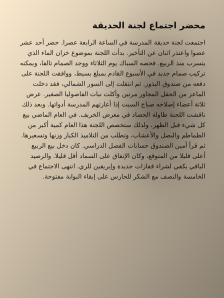
#> input picture apps/pdfcraft-android/scan/tests/data/docres-arabic.png, 224 x 298 px, given in place of upright-english.png, which was not available
$ python docres_prompts.py ../../apps/pdfcraft-android/scan/tests/data/docres-arabic.png   (older library calls are emulated)
#> lines starting #> are read from the running program, lines starting #| are printed output that depends on the picture
#!/usr/bin/env python3
"""Fixtures for the DocRes prompts (#304): three drawn inputs and DocRes's own prompts for them.

The two prompt functions below are copied unchanged from DocRes's `inference.py`
(https://github.com/ZZZHANG-jx/DocRes, MIT licence, Copyright (c) 2024 Jiaxin Zhang), as
fetched from its master branch on 12 November 2026 (SHA-256 of that inference.py:
32dcebbebb98f55a1b1e1022f61519662489807ddf146e76d4fa7b09c55b6ded). Only the import of cv2 and
numpy is needed; nothing of the model runs here.

The inputs are the drawn print pages in apps/pdfcraft-android/scan/tests/data/ at a third of their size,
under a coloured shadow drawn here, so the prompts have something to find. No photo is used.

    pip install opencv-python-headless numpy     # tested with OpenCV 5.0.0, NumPy 2.5.4
    python3 tools/scan-models/docres_prompts.py apps/pdfcraft-android/scan/tests/data

writes docres-<page>.png (the input), docres-<page>-deshadow.png and docres-<page>-appearance.png
next to the pages. The Rust port (scan/src/enhance/learned.rs) is checked against them.
"""

import sys
from pathlib import Path

import cv2
import numpy as np


# --- copied from DocRes inference.py (MIT) ------------------------------------------------------
def deshadow_prompt(img):
    h,w = img.shape[:2]
    # img = cv2.resize(img,(128,128))
    img = cv2.resize(img,(1024,1024))
    rgb_planes = cv2.split(img)
    result_planes = []
    result_norm_planes = []
    bg_imgs = []
    for plane in rgb_planes:
        dilated_img = cv2.dilate(plane, np.ones((7,7), np.uint8))
        bg_img = cv2.medianBlur(dilated_img, 21)
        bg_imgs.append(bg_img)
        diff_img = 255 - cv2.absdiff(plane, bg_img)
        norm_img = cv2.normalize(diff_img,None, alpha=0, beta=255, norm_type=cv2.NORM_MINMAX, dtype=cv2.CV_8UC1)
        result_planes.append(diff_img)
        result_norm_planes.append(norm_img)
    bg_imgs = cv2.merge(bg_imgs)
    bg_imgs = cv2.resize(bg_imgs,(w,h))
    # result = cv2.merge(result_planes)
    result_norm = cv2.merge(result_norm_planes)
    result_norm[result_norm==0]=1
    shadow_map = np.clip(img.astype(float)/result_norm.astype(float)*255,0,255).astype(np.uint8)
    shadow_map = cv2.resize(shadow_map,(w,h))
    shadow_map = cv2.cvtColor(shadow_map,cv2.COLOR_BGR2GRAY)
    shadow_map = cv2.cvtColor(shadow_map,cv2.COLOR_GRAY2BGR)
    # return shadow_map
    return bg_imgs

def appearance_prompt(img):
    h,w = img.shape[:2]
    # img = cv2.resize(img,(128,128))
    img = cv2.resize(img,(1024,1024))
    rgb_planes = cv2.split(img)
    result_planes = []
    result_norm_planes = []
    for plane in rgb_planes:
        dilated_img = cv2.dilate(plane, np.ones((7,7), np.uint8))
        bg_img = cv2.medianBlur(dilated_img, 21)
        diff_img = 255 - cv2.absdiff(plane, bg_img)
        norm_img = cv2.normalize(diff_img,None, alpha=0, beta=255, norm_type=cv2.NORM_MINMAX, dtype=cv2.CV_8UC1)
        result_planes.append(diff_img)
        result_norm_planes.append(norm_img)
    result_norm = cv2.merge(result_norm_planes)
    result_norm = cv2.resize(result_norm,(w,h))
    return result_norm
# --- end of the copy ----------------------------------------------------------------------------


def shadowed(grey):
    """The page at a third of its size, as colour, under a warm light falling off to one corner and a soft
    dark blob (a hand's shadow)."""
    small = cv2.resize(grey, (grey.shape[1] // 3, grey.shape[0] // 3), interpolation=cv2.INTER_AREA)
    h, w = small.shape
    y, x = np.mgrid[0:h, 0:w].astype(np.float64)
    fall = 1.0 - 0.45 * (x / w + y / h) / 2.0
    blob = 1.0 - 0.35 * np.exp(-(((x - 0.7 * w) / (0.18 * w)) ** 2 + ((y - 0.35 * h) / (0.22 * h)) ** 2))
    light = fall * blob
    tint = np.array([0.82, 0.93, 1.0])  # B, G, R as OpenCV keeps them: a warm light
    out = small[:, :, None].astype(np.float64) * light[:, :, None] * tint[None, None, :]
    return np.clip(np.round(out), 0, 255).astype(np.uint8)


def main(folder):
    folder = Path(folder)
    for name in ("english", "arabic", "form"):
        grey = cv2.imread(str(folder / f"upright-{name}.png"), cv2.IMREAD_GRAYSCALE)
#> grey: shape (298, 224); min 14, max 234, mean 167.4
        page = shadowed(grey)
#> in shadowed, `small = cv2.resize(grey, (grey.shape[1] // 3, grey.shape[0] // 3), int..`:
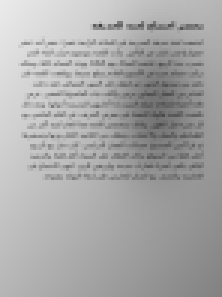
#> small: shape (99, 74) (shown 3 times larger); min 65, max 234, mean 167.4
        cv2.imwrite(str(folder / f"docres-{name}.png"), page)
        cv2.imwrite(str(folder / f"docres-{name}-deshadow.png"), deshadow_prompt(page))
#> in deshadow_prompt, `img = cv2.resize(img,(1024,1024))`:
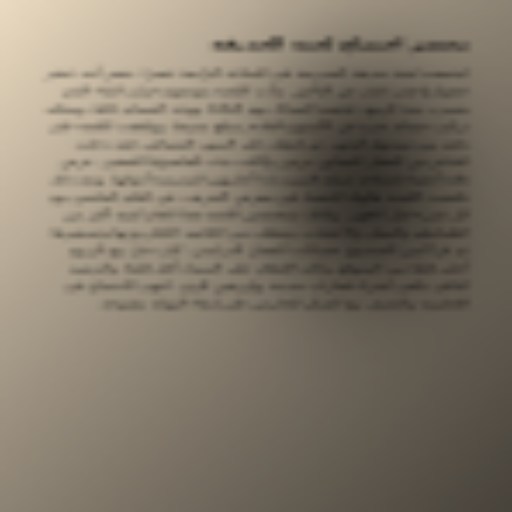
#> img: shape (1024, 1024, 3) (shown at 1/2 size); mean of channels 0, 1, 2 104.5, 118.5, 127.5; drawn as B, G, R
#> the loop in deshadow_prompt, `for plane in rgb_planes:` made 3 passes
#> pass 1, in deshadow_prompt, `dilated_img = cv2.dilate(plane, np.ones((7,7), np.uint8))`:
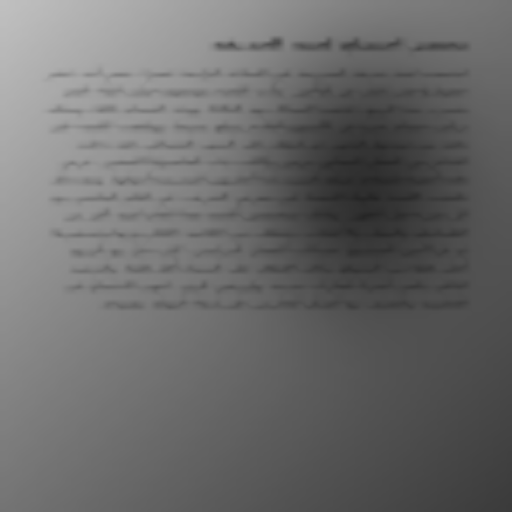
#> dilated_img: shape (1024, 1024) (shown at 1/2 size); min 36, max 192, mean 106.5
#> pass 1, in deshadow_prompt, `norm_img = cv2.normalize(diff_img,None, alpha=0, beta=255, norm_type=c..`:
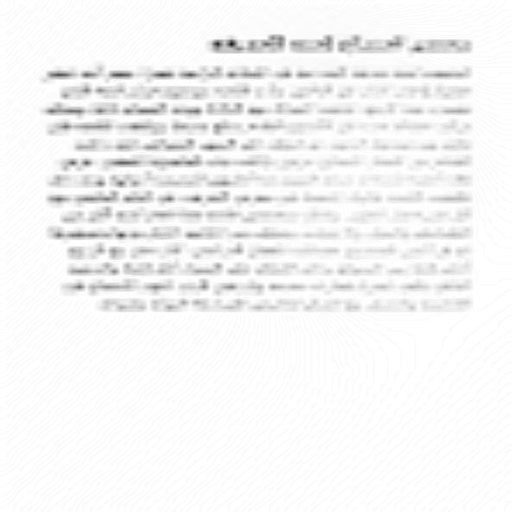
#> norm_img: shape (1024, 1024) (shown at 1/2 size); min 0, max 255, mean 244.4
#> after the loop in deshadow_prompt, `for plane in rgb_planes:`:
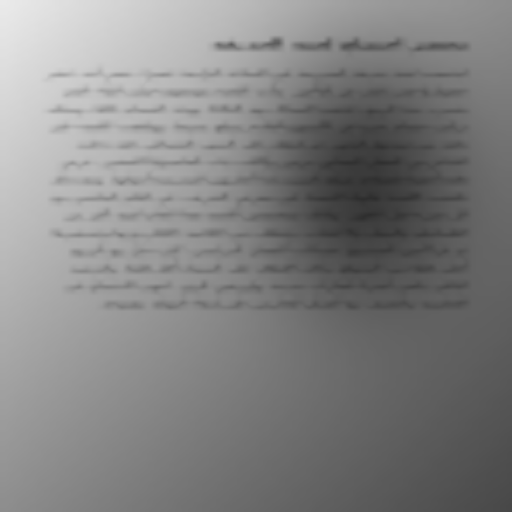
#> dilated_img: shape (1024, 1024) (shown at 1/2 size); min 44, max 234, mean 129.9
#> after the loop in deshadow_prompt, `for plane in rgb_planes:`: bg_imgs = 3 items
#> in deshadow_prompt, `result_norm[result_norm==0]=1`: result_norm: shape (1024, 1024, 3); mean of channels 0, 1, 2 244.4, 244.1, 244.2
#> in deshadow_prompt, `shadow_map = cv2.cvtColor(shadow_map,cv2.COLOR_BGR2GRAY)`:
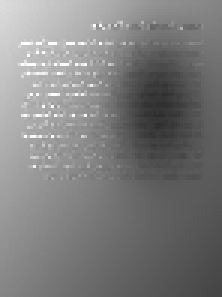
#> shadow_map: shape (99, 74) (shown 3 times larger); min 45, max 255, mean 125.7
        cv2.imwrite(str(folder / f"docres-{name}-appearance.png"), appearance_prompt(page))
#> the loop in appearance_prompt, `for plane in rgb_planes:` made 3 passes
#> in appearance_prompt, `result_norm = cv2.resize(result_norm,(w,h))`:
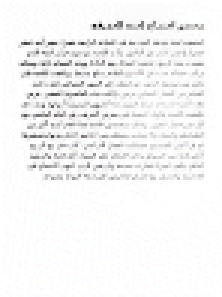
#> result_norm: shape (99, 74, 3) (shown 3 times larger); mean of channels 0, 1, 2 244.3, 244, 244; drawn as B, G, R
        print(name, page.shape)
#| english (99, 74, 3)
#> pass 2 of the loop in main, `for name in ("english", "arabic", "form"):`:
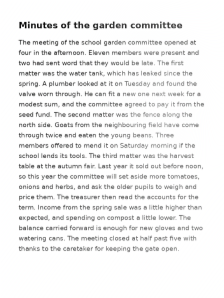
#> input picture apps/pdfcraft-android/scan/tests/data/docres-english-appearance.png, 224 x 298 px, given in place of upright-arabic.png, which was not available
#> the loop in deshadow_prompt (call 2), `for plane in rgb_planes:` made 3 passes
#> after the loop in deshadow_prompt (call 2), `for plane in rgb_planes:`:
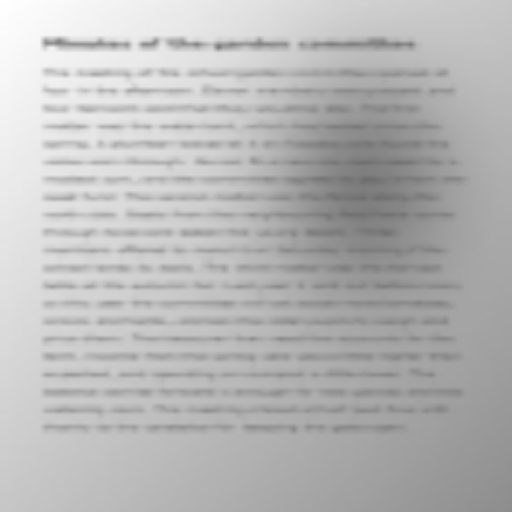
#> dilated_img: shape (1024, 1024) (shown at 1/2 size); min 109, max 255, mean 182.9
#> in deshadow_prompt (call 2), `shadow_map = cv2.cvtColor(shadow_map,cv2.COLOR_BGR2GRAY)`:
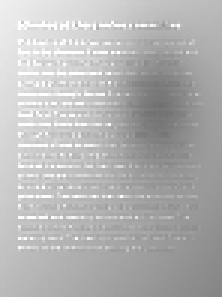
#> shadow_map: shape (99, 74) (shown 3 times larger); min 112, max 255, mean 180.8
#> the loop in appearance_prompt (call 2), `for plane in rgb_planes:` made 3 passes
#| arabic (99, 74, 3)


if __name__ == "__main__":
    main(sys.argv[1] if len(sys.argv) > 1 else "apps/pdfcraft-android/scan/tests/data")
